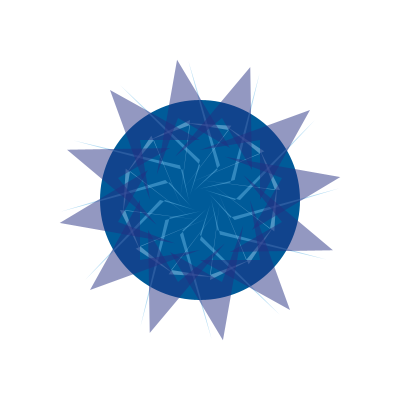
Frame 1 (no input)
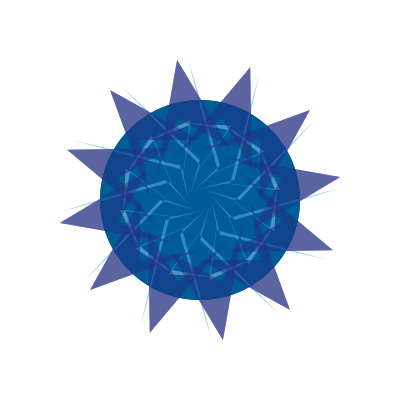
Frame 2 (the mouse pressed at the canvas centre, redrawn once)

The Processing sketch that drew these frames (run headless with seeded random() and noise(); the mouse was pressed at the canvas centre and the sketch redrawn once):

// Processing sketch: processing_85611
// ── processing_85611.pde

void setup()
{
  size(400,400);
  background(255);
}

void draw()
{
  noStroke();
  fill(0,91,153);
  ellipse(200,200,200,200);
  
  fill(102,183,230,125);
  translate(width/2, height/2);
for (int i=0;i<360;i+=30){
rotate(radians(30));
quad(10, 5, 0, 35, 80, 115, 0, 40);}
  
    fill(157,207,239,125);
for (int i=0;i<360;i+=30){
rotate(radians(30));
quad(20, 0, 10, 75, 50, 60, 10, 80);}

    fill(34,45,128,125);
for (int i=0;i<360;i+=30){
rotate(radians(30));
quad(0, 60, 60, 60, 50, 0, 90, 110);}

  noLoop();
}
